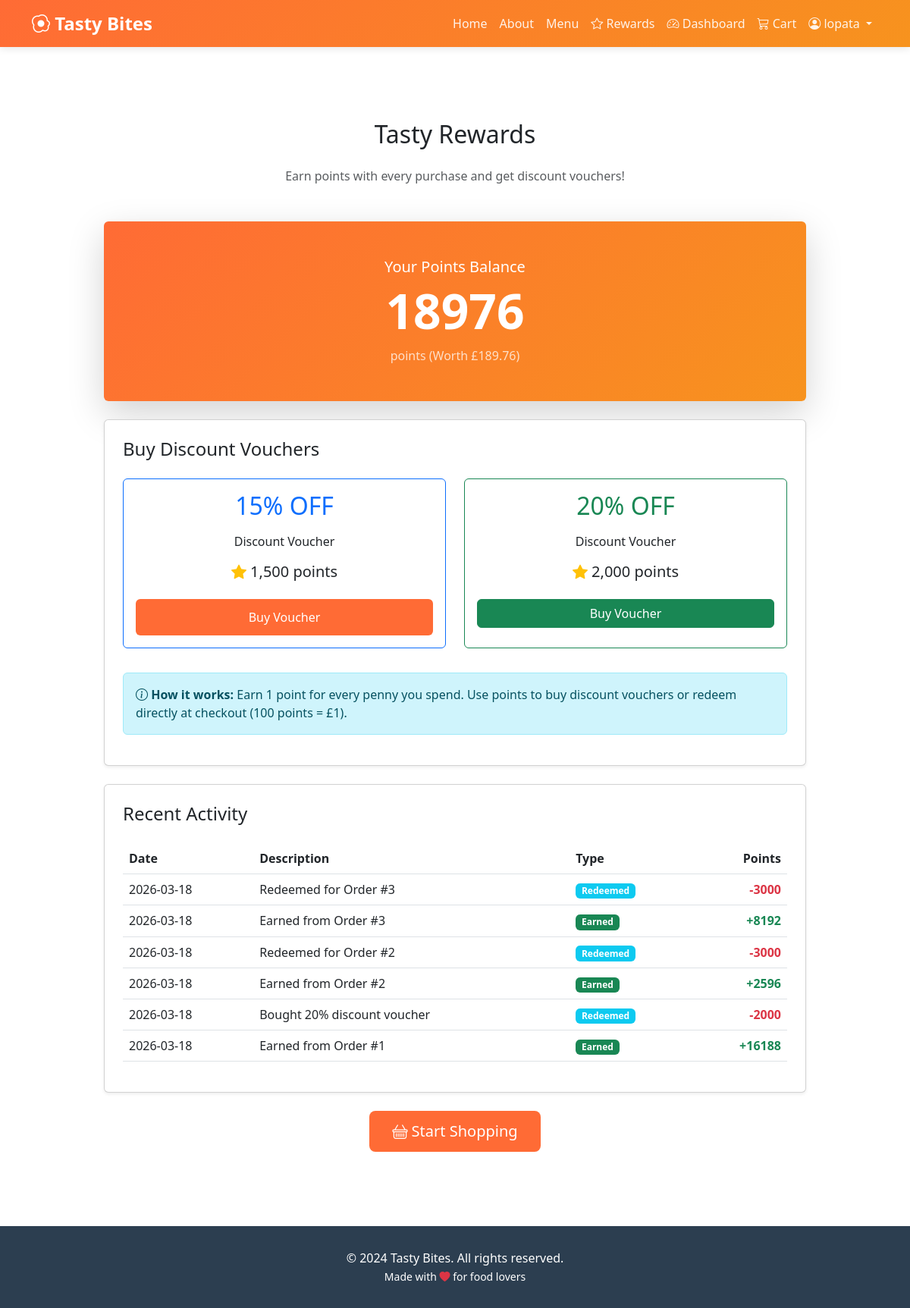
Screenshot of /loyalty (signed in) with the database file from the repository.
### tables this page shows
CREATE TABLE users (
            id INTEGER PRIMARY KEY AUTOINCREMENT,
            username TEXT UNIQUE NOT NULL,
            email TEXT UNIQUE NOT NULL,
            password_hash TEXT NOT NULL,
            full_name TEXT,
            phone TEXT,
            address TEXT,
            city TEXT,
            postal_code TEXT,
            loyalty_points INTEGER DEFAULT 0,
            created_at TIMESTAMP DEFAULT CURRENT_TIMESTAMP
        );

CREATE TABLE loyalty_transactions (
            id INTEGER PRIMARY KEY AUTOINCREMENT,
            user_id INTEGER NOT NULL,
            points INTEGER NOT NULL,
            description TEXT,
            transaction_type TEXT,
            created_at TIMESTAMP DEFAULT CURRENT_TIMESTAMP,
            FOREIGN KEY (user_id) REFERENCES users (id)
        );

### app.py (the view)
@app.route('/loyalty')
@login_required
def loyalty():
    conn = get_db()
    cursor = conn.cursor()
    cursor.execute('SELECT loyalty_points FROM users WHERE id = ?', (session['user_id'],))
    user = cursor.fetchone()
    points = user['loyalty_points']
    cursor.execute('''
        SELECT * FROM loyalty_transactions
        WHERE user_id = ?
        ORDER BY created_at DESC
        LIMIT 20
    ''', (session['user_id'],))
    transactions = cursor.fetchall()
    cursor.execute('''
        SELECT * FROM vouchers
        WHERE user_id = ? AND is_used = 0
        ORDER BY created_at DESC
    ''', (session['user_id'],))
    vouchers = cursor.fetchall()
    conn.close()
    points_value = points / 100
    return render_template('loyalty.html', points=points, points_value=points_value,
                         transactions=transactions, vouchers=vouchers)

### app.py (called while the page is built)
def get_db():
    conn = sqlite3.connect(DATABASE)
    conn.row_factory = sqlite3.Row
    return conn

def login_required(f):
    @wraps(f)
    def decorated_function(*args, **kwargs):
        if 'user_id' not in session:
            flash('Please log in to access this page.', 'warning')
            return redirect(url_for('login'))
        return f(*args, **kwargs)
    return decorated_function

### templates/loyalty.html (shortened to what this page needs)
{% extends "base.html" %}
{% block content %}
<div class="container my-5 py-5">
    <div class="row justify-content-center">
        <div class="col-lg-10">
            <h2 class="text-center mb-4">Tasty Rewards</h2>
            <p class="text-center text-muted mb-5">Earn points with every purchase and get discount vouchers!</p>
            <div class="card shadow-lg border-0 mb-4" style="background: linear-gradient(135deg, var(--primary-color), var(--secondary-color));">
                <div class="card-body text-white p-5">
                    <div class="text-center">
                        <h5 class="mb-2">Your Points Balance</h5>
                        <h1 class="display-3 fw-bold mb-2">{{ points }}</h1>
                        <p class="mb-0 opacity-75">points (Worth £{{ "%.2f"|format(points_value) }})</p>
                    </div>
                </div>
            </div>
            <div class="card shadow-sm mb-4">
                <div class="card-body p-4">
                    <h4 class="card-title mb-4">Buy Discount Vouchers</h4>
                    <div class="row">
                        <div class="col-md-6 mb-3">
                            <div class="card h-100 border-primary">
                                <div class="card-body text-center">
                                    <h2 class="text-primary mb-3">15% OFF</h2>
                                    <p class="mb-3">Discount Voucher</p>
                                    <h5 class="mb-4">
                                        <i class="bi bi-star-fill text-warning"></i> 1,500 points
                                    </h5>
                                    <form method="POST" action="{{ url_for('buy_voucher', discount=15) }}">
                                        <button type="submit" class="btn btn-primary w-100"
                                                {% if points < 1500 %}disabled{% endif %}>
                                            {% if points >= 1500 %}
                                            Buy Voucher
                                            {% else %}
                                            Not Enough Points
                                            {% endif %}
                                        </button>
                                    </form>
                                </div>
                            </div>
                        </div>
                        <div class="col-md-6 mb-3">
                            <div class="card h-100 border-success">
                                <div class="card-body text-center">
                                    <h2 class="text-success mb-3">20% OFF</h2>
                                    <p class="mb-3">Discount Voucher</p>
                                    <h5 class="mb-4">
                                        <i class="bi bi-star-fill text-warning"></i> 2,000 points
                                    </h5>
                                    <form method="POST" action="{{ url_for('buy_voucher', discount=20) }}">
                                        <button type="submit" class="btn btn-success w-100"
                                                {% if points < 2000 %}disabled{% endif %}>
                                            {% if points >= 2000 %}
                                            Buy Voucher
                                            {% else %}
                                            Not Enough Points
                                            {% endif %}
                                        </button>
                                    </form>
                                </div>
                            </div>
                        </div>
                    </div>
                    <div class="alert alert-info mt-3">
                        <i class="bi bi-info-circle"></i>
                        <strong>How it works:</strong> Earn 1 point for every penny you spend. Use points to buy discount vouchers or redeem directly at checkout (100 points = £1).
                    </div>
                </div>
            </div>
            <div class="card shadow-sm">
                <div class="card-body p-4">
                    <h4 class="card-title mb-4">Recent Activity</h4>
                    {% if transactions %}
                    <div class="table-responsive">
                        <table class="table table-hover">
                            <thead>
                                <tr>
                                    <th>Date</th>
                                    <th>Description</th>
                                    <th>Type</th>
                                    <th class="text-end">Points</th>
                                </tr>
                            </thead>
                            <tbody>
                                {% for trans in transactions %}
                                <tr>
                                    <td>{{ trans.created_at[:10] }}</td>
                                    <td>{{ trans.description }}</td>
                                    <td>
                                        {% if trans.transaction_type == 'earned' %}
                                        <span class="badge bg-success">Earned</span>
                                        {% else %}
                                        <span class="badge bg-info">Redeemed</span>
                                        {% endif %}
                                    </td>
                                    <td class="text-end">
                                        {% if trans.points > 0 %}
                                        <span class="text-success fw-bold">+{{ trans.points }}</span>
                                        {% else %}
                                        <span class="text-danger fw-bold">{{ trans.points }}</span>
                                        {% endif %}
                                    </td>
                                </tr>
                                {% endfor %}
                            </tbody>
                        </table>
                    </div>
                    {% else %}
                    <div class="text-center py-4">
                        <i class="bi bi-clock-history display-4 text-muted"></i>
                        <p class="mt-3 text-muted">No transactions yet. Start shopping to earn points!</p>
                    </div>
                    {% endif %}
                </div>
            </div>
            <div class="text-center mt-4">
                <a href="{{ url_for('catalog') }}" class="btn btn-primary btn-lg">
                    <i class="bi bi-basket"></i> Start Shopping
                </a>
            </div>
        </div>
    </div>
</div>
{% endblock %}

### templates/base.html (shortened to what this page needs)
<!DOCTYPE html>
<html lang="en">
<head>
    <link href="https://cdn.jsdelivr.net/npm/bootstrap@5.3.0/dist/css/bootstrap.min.css" rel="stylesheet">
    <link rel="stylesheet" href="https://cdn.jsdelivr.net/npm/bootstrap-icons@1.11.0/font/bootstrap-icons.css">
</head>
<body>
    <nav class="navbar navbar-expand-lg navbar-dark">
        <div class="container">
            <a class="navbar-brand" href="{{ url_for('index') }}">
                <i class="bi bi-egg-fried"></i> Tasty Bites
            </a>
            <div class="collapse navbar-collapse" id="navbarNav">
                <ul class="navbar-nav ms-auto">
                    <li class="nav-item">
                        <a class="nav-link" href="{{ url_for('index') }}">Home</a>
                    </li>
                    <li class="nav-item">
                        <a class="nav-link" href="{{ url_for('about') }}">About</a>
                    </li>
                    <li class="nav-item">
                        <a class="nav-link" href="{{ url_for('catalog') }}">Menu</a>
                    </li>
                    <li class="nav-item">
                        <a class="nav-link" href="{{ url_for('loyalty') }}">
                            <i class="bi bi-star"></i> Rewards
                        </a>
                    </li>
                    {% if session.get('user_id') %}
                    <li class="nav-item">
                        <a class="nav-link" href="{{ url_for('dashboard') }}">
                            <i class="bi bi-speedometer2"></i> Dashboard
                        </a>
                    </li>
                    {% endif %}
                    {% if session.get('user_id') %}
                    <li class="nav-item">
                        <a class="nav-link" href="{{ url_for('view_cart') }}">
                            <i class="bi bi-cart3"></i> Cart
                        </a>
                    </li>
                    <li class="nav-item dropdown">
                        <a class="nav-link dropdown-toggle" href="#" id="userDropdown" role="button"
                            data-bs-toggle="dropdown">
                            <i class="bi bi-person-circle"></i> {{ session.get('username') }}
                        </a>
                    </li>
                    {% endif %}
                </ul>
            </div>
        </div>
    </nav>
    {% block content %}{% endblock %}
    <footer>
        <div class="container text-center">
            <p class="mb-0">&copy; 2024 Tasty Bites. All rights reserved.</p>
            <p class="mb-0"><small>Made with <i class="bi bi-heart-fill text-danger"></i> for food lovers</small></p>
        </div>
    </footer>
</body>
</html>

### templates/base.html (style rules this page uses)
:root { --primary-color: #ff6b35; --secondary-color: #f7931e; --dark-color: #2c3e50; --light-bg: #f8f9fa; }
body { font-family: 'Segoe UI', Tahoma, Geneva, Verdana, sans-serif; }
.navbar { background: linear-gradient(135deg, var(--primary-color), var(--secondary-color)); box-shadow: 0 2px 10px rgba(0, 0, 0, 0.1); }
.navbar-brand { font-weight: bold; font-size: 1.5rem; color: white !important; }
.nav-link { color: rgba(255, 255, 255, 0.9) !important; transition: color 0.3s; }
.btn-primary { background: var(--primary-color); border: none; padding: 12px 30px; transition: transform 0.3s, box-shadow 0.3s; }
footer { background-color: var(--dark-color); color: white; padding: 30px 0; margin-top: 50px; }

### rows the page displays
users: get "lopata", loyalty_points "18976"
loyalty_transactions: transaction_type "Redeemed"
loyalty_transactions: transaction_type "Earned"
loyalty_transactions: transaction_type "Redeemed"
loyalty_transactions: transaction_type "Earned"
loyalty_transactions: transaction_type "Redeemed"
loyalty_transactions: transaction_type "Earned"

### other values shown
{{ "%.2f"|format(points_value) }} "189.76"
